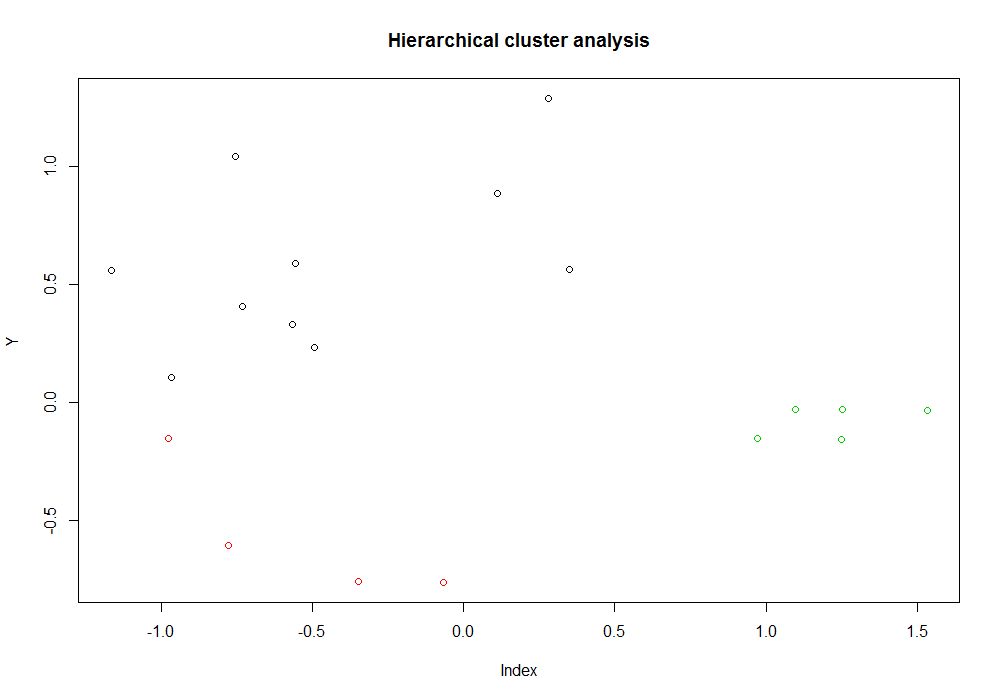

Write R code to recreate this figure.
# Hierarchical cluster analysis

beverage <- read.table("Datasets/beverage.csv", header = T, sep = ";")
head(beverage)
summary(beverage)

beverage$numb.obs <- NULL

# We perform cluster analysis,
# The result is written to the list clust.beverage

clust.beverage <- hclust(dist(beverage), "ward.D")
clust.beverage
# Cluster method   : ward.D 
# Distance         : euclidean 
# Number of objects: 34

# Construction of the dendrogram
plot(clust.beverage)
rect.hclust(clust.beverage, k = 3, border = "red")

# Divide into 3 clusters
# groups vector contains the cluster number 
groups <- cutree(clust.beverage, k = 3)
groups

# in the first cluster
colMeans(beverage[groups==1,]) * 100
# in the second cluster
colMeans(beverage[groups==2,]) * 100
# in the 3rd cluster
colMeans(beverage[groups==3,]) * 100

# Multidimentional scaling
beverage.dist <- dist(beverage)
beverage.mds <- cmdscale(beverage.dist)
plot(beverage.mds, col = groups, main = "Hierarchical cluster analysis", xlab = "Index", ylab = "Y")

library(NbClust)
# Ball and Hall 1965
NbClust(beverage, method = "ward.D", index = "ball")$Best.nc
# Number_clusters     Value_Index 
#          3.0000          8.0434
